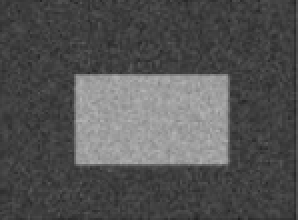
#> input picture noise.png, 149 x 110 px (shown 2 times larger)
$ jupyter execute 4.1.ipynb
#> lines starting #> are read from the running program, lines starting #| are printed output that depends on the picture; after the words box and inside, x2 and y2 are one past the last pixel; in counts of white or black regions, pixels touching at a corner belong together
[cell 1]
import numpy as np
import cv2 as cv
from matplotlib import pyplot as plt

img = cv.imread('noise.png')
#> img is the input picture: shape (110, 149, 3); min 31, max 181, mean 83.4
gray = cv.cvtColor(img,cv.COLOR_BGR2GRAY)
ret, thresh = cv.threshold(gray,0,255,cv.THRESH_BINARY_INV+cv.THRESH_OTSU)
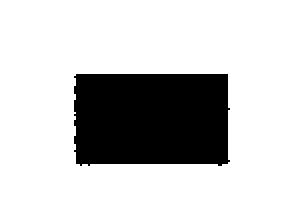
#> thresh: shape (110, 149) (shown 2 times larger); 79% white; 1 black region, box (x1, y1, x2, y2) and area: (37, 37, 115, 83) 3446
#> ret = 110
resultado = np.hstack((gray, thresh))
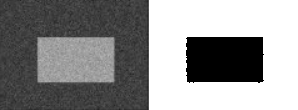
#> resultado: shape (110, 298); min 0, max 255, mean 142.4
plt.imshow(resultado, cmap='gray')
print(resultado.shape)
#| (110, 298)

[cell 2]
import cv2 as cv
import numpy as np
from matplotlib import pyplot as plt
img = cv.imread('noise.png',0)
img = cv.medianBlur(img,5)
#> img: shape (110, 149)
ret,th1 = cv.threshold(img,127,255,cv.THRESH_BINARY)
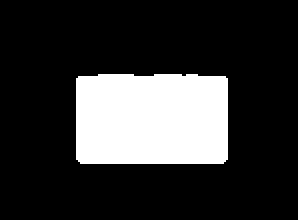
#> th1: shape (110, 149) (shown 2 times larger); 20.6% white; 1 white region, box (x1, y1, x2, y2) and area: (38, 37, 114, 82) 3374
th2 = cv.adaptiveThreshold(img,255,cv.ADAPTIVE_THRESH_MEAN_C,\
            cv.THRESH_BINARY,11,2)
#> th2: shape (110, 149); 69.7% white; 175 black regions (125 under 20 px), largest, box (x1, y1, x2, y2) and area: (11, 25, 129, 103) 1962, (135, 0, 148, 110) 558, (71, 50, 105, 67) 132
th3 = cv.adaptiveThreshold(img,255,cv.ADAPTIVE_THRESH_GAUSSIAN_C,\
            cv.THRESH_BINARY,11,2)
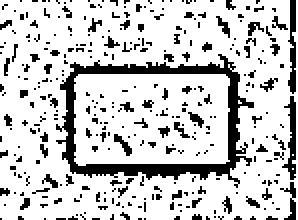
#> th3: shape (110, 149) (shown 2 times larger); 79.5% white; 329 black regions (313 under 20 px), largest, box (x1, y1, x2, y2) and area: (28, 27, 127, 94) 1346, (141, 48, 148, 90) 133, (144, 0, 148, 47) 128
titles = ['Original Image', 'Global Thresholding (v = 127)',
            'Adaptive Mean Thresholding', 'Adaptive Gaussian Thresholding']
images = [img, th1, th2, th3]
for i in range(4):
    plt.subplot(2,2,i+1),plt.imshow(images[i],'gray')
    plt.title(titles[i])
    plt.xticks([]),plt.yticks([])
plt.show()

[cell 3]
import numpy as np
import cv2 as cv
from matplotlib import pyplot as plt

img = cv.imread('sudoku.jpeg')
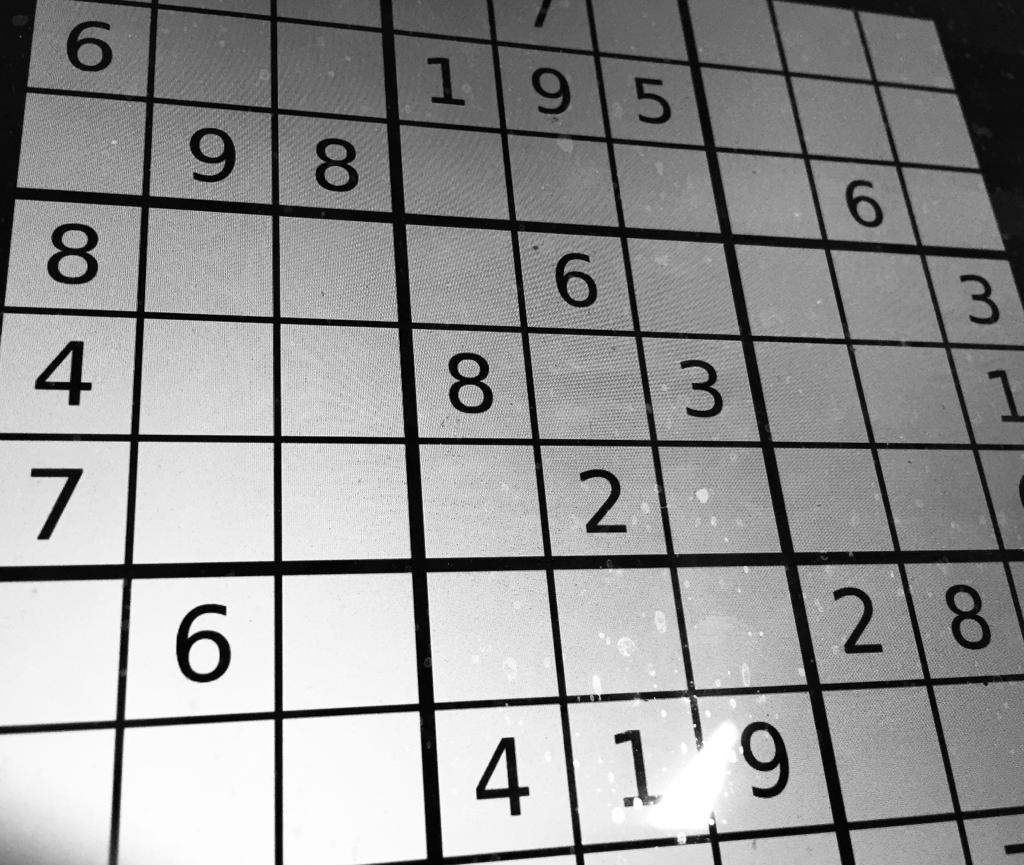
#> input picture sudoku.jpeg, 1024 x 865 px
#> img is the input picture: shape (865, 1024, 3); min 0, max 255, mean 146.5
gray = cv.cvtColor(img,cv.COLOR_BGR2GRAY)
#> gray: shape (865, 1024)
ret, thresh = cv.threshold(gray,0,255,cv.THRESH_BINARY_INV+cv.THRESH_OTSU)
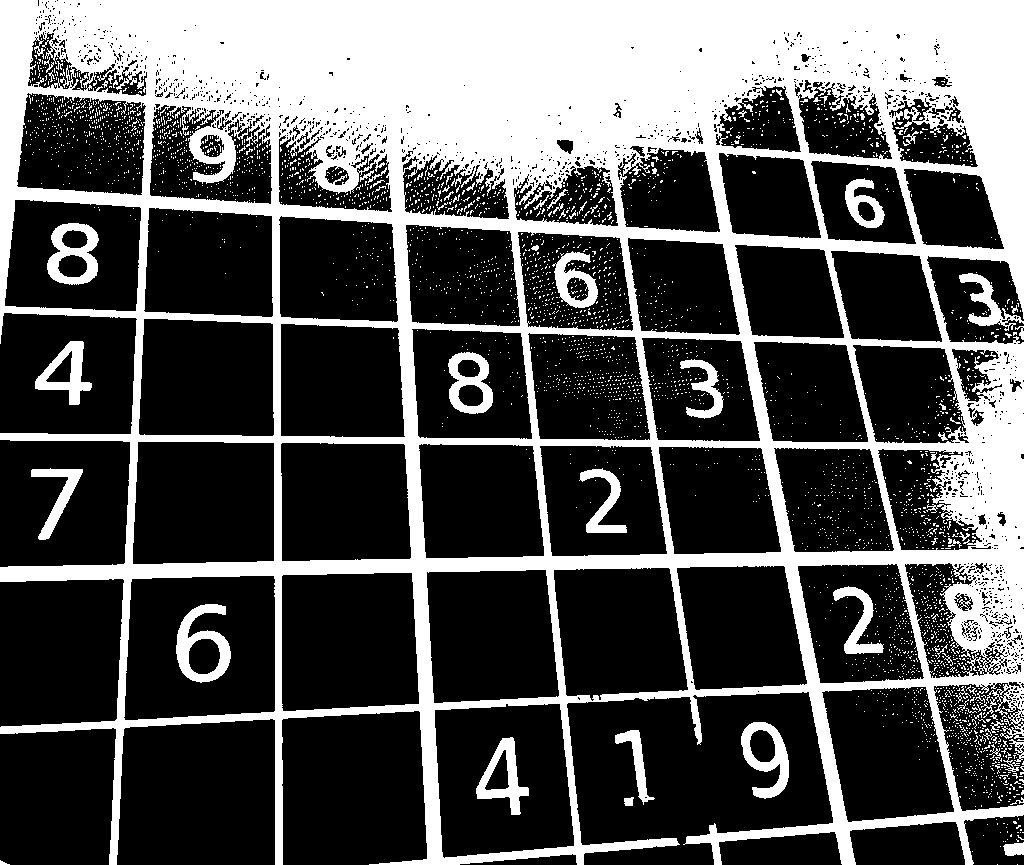
#> thresh: shape (865, 1024); 32.8% white; 3564 white regions (3489 under 20 px), largest, box (x1, y1, x2, y2) and area: (0, 0, 1024, 865) 261944, (176, 604, 231, 683) 1931, (47, 223, 99, 285) 1690
#> ret = 124
resultado = np.hstack((gray, thresh))
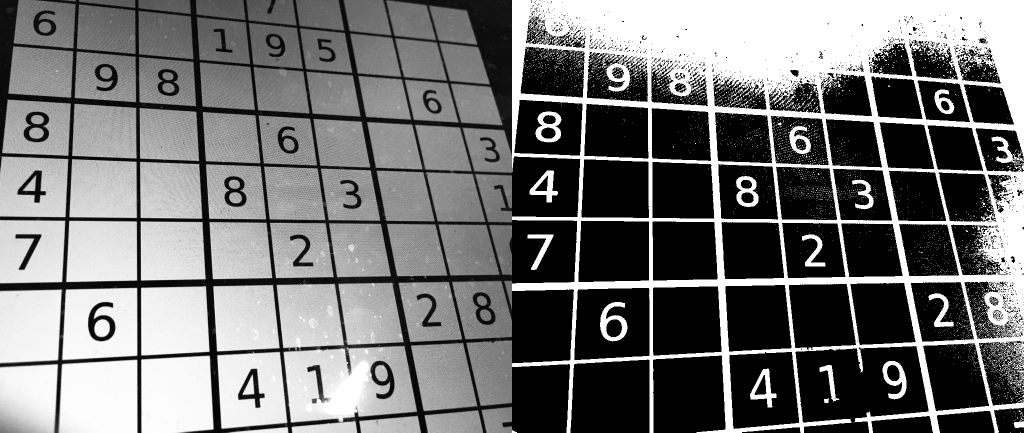
#> resultado: shape (865, 2048) (shown at 1/2 size); min 0, max 255, mean 115.1
plt.imshow(resultado, cmap='gray')
print(resultado.shape)
#| (865, 2048)

[cell 4]
import cv2 as cv
import numpy as np
from matplotlib import pyplot as plt
img = cv.imread('sudoku.jpeg',0)
img = cv.medianBlur(img,5)
#> img: shape (865, 1024)
ret,th1 = cv.threshold(img,127,255,cv.THRESH_BINARY)
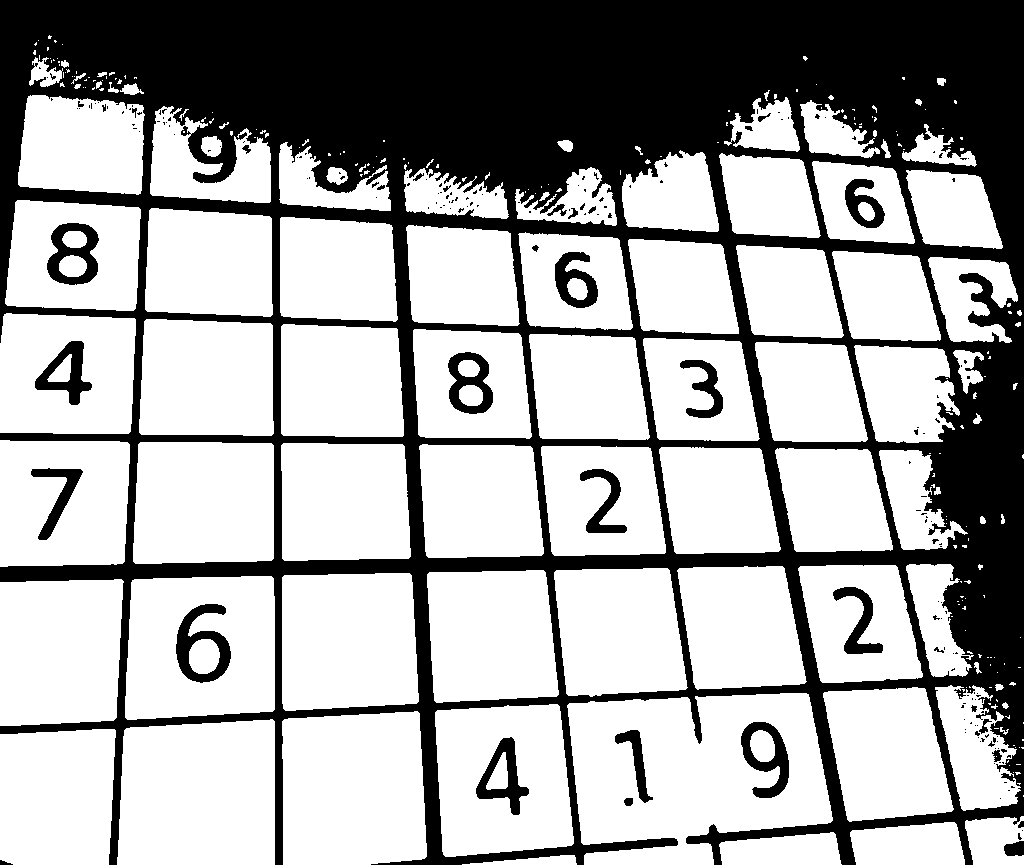
#> th1: shape (865, 1024); 65.5% white; 192 black regions (157 under 20 px), largest, box (x1, y1, x2, y2) and area: (0, 0, 1024, 865) 285971, (176, 604, 231, 683) 1939, (47, 223, 99, 285) 1719
th2 = cv.adaptiveThreshold(img,255,cv.ADAPTIVE_THRESH_MEAN_C,\
            cv.THRESH_BINARY,11,2)
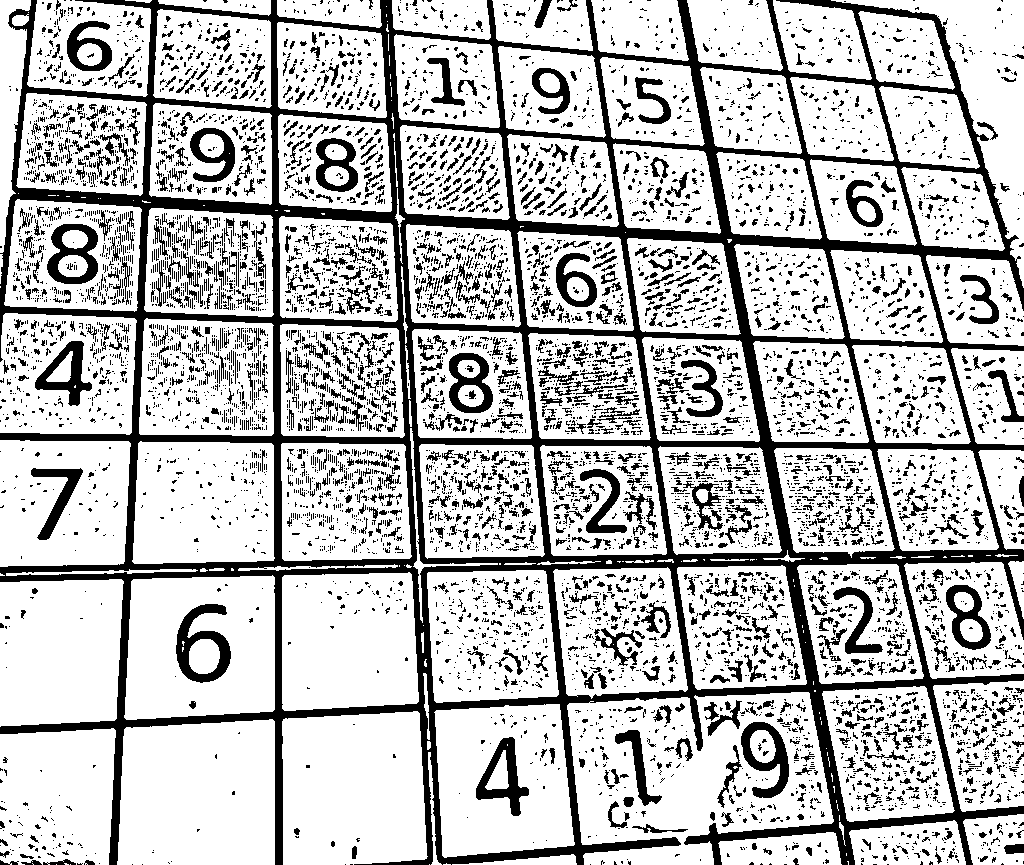
#> th2: shape (865, 1024); 74.7% white; 7713 black regions (6367 under 20 px), largest, box (x1, y1, x2, y2) and area: (0, 0, 1024, 865) 111185, (176, 604, 231, 683) 1907, (741, 722, 789, 798) 1559
th3 = cv.adaptiveThreshold(img,255,cv.ADAPTIVE_THRESH_GAUSSIAN_C,\
            cv.THRESH_BINARY,11,2)
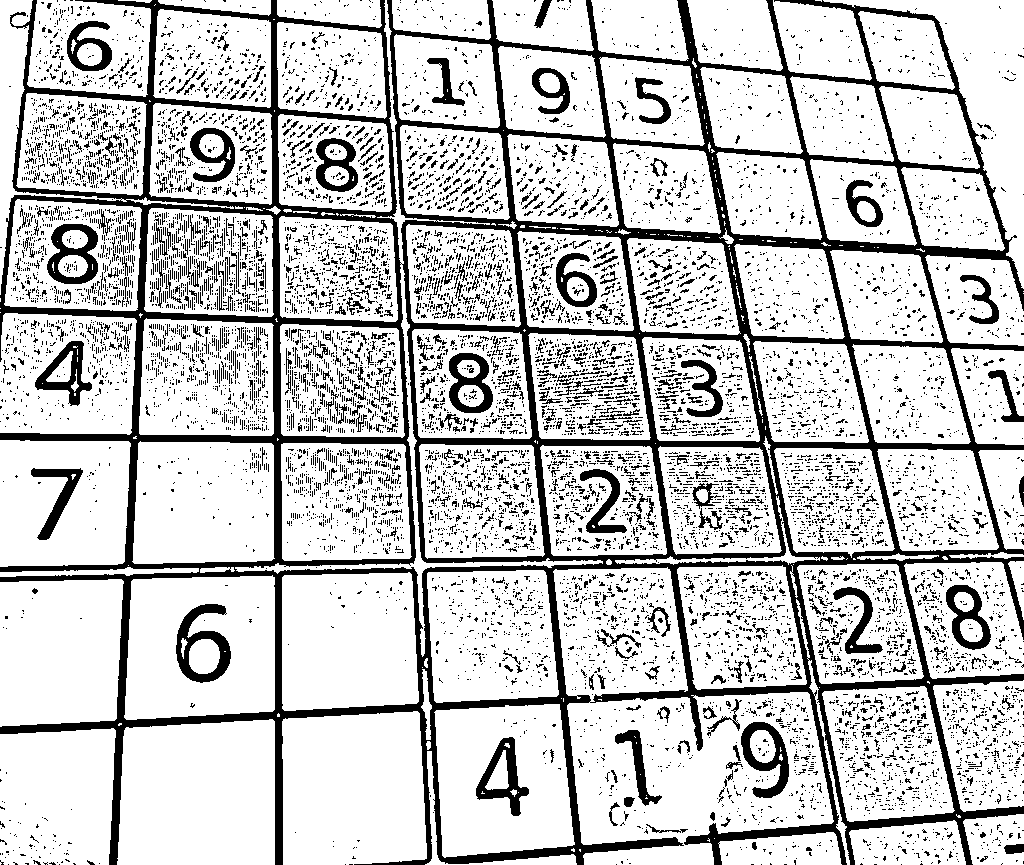
#> th3: shape (865, 1024); 78.6% white; 10839 black regions (10180 under 20 px), largest, box (x1, y1, x2, y2) and area: (0, 0, 1024, 865) 102248, (176, 604, 231, 683) 1848, (741, 722, 789, 798) 1528
titles = ['Original Image', 'Global Thresholding (v = 127)',
            'Adaptive Mean Thresholding', 'Adaptive Gaussian Thresholding']
images = [img, th1, th2, th3]
for i in range(4):
    plt.subplot(2,2,i+1),plt.imshow(images[i],'gray')
    plt.title(titles[i])
    plt.xticks([]),plt.yticks([])
plt.show()
